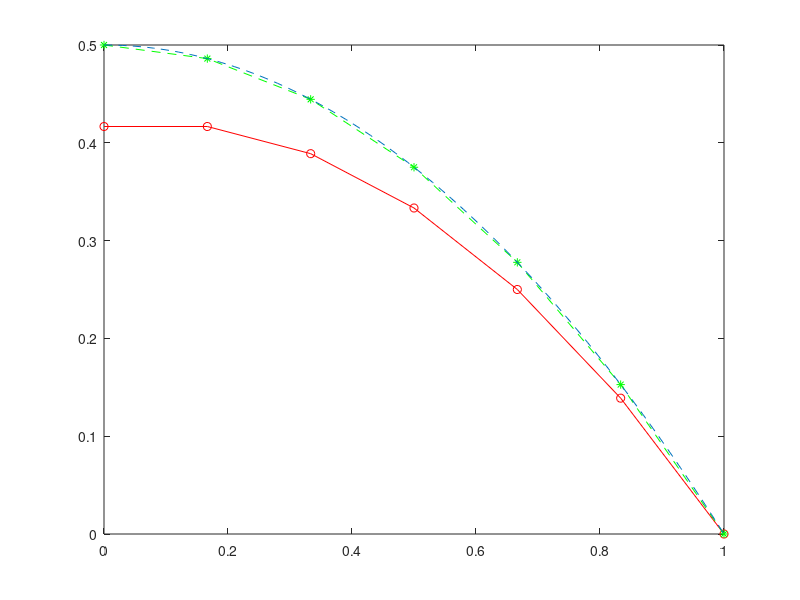

This figure's MATLAB source:
% Creating the 1 - D grid
a = 0;b = 1;n = 7;
h = (b - a)/(n - 1); % Grid - size
x = 0:h:1; % Location of grid points
u = zeros(n,1);u1 = zeros(n,1);
u(n) = 0; u1(n) = 0; 
K = toeplitz([2 -1 zeros(1,n - 3)]);
K1 = toeplitz([2 -1 zeros(1,n - 3)]);
T = K;T(1,1) = 1;
T1 = K1;
T1(1,:) = [-3 4 -1 zeros(1,n - 4)];
f = [0;ones(n-2,1)];
f1 = [0;ones(n-2,1)];
u (1:n-1)= T\(h^2*f);
u1 (1:n-1)= T1\(h^2*f1);
% u1(1) = (-u1(3) + 4*u1(2))/3; 
plot(x,u,'-or',x,u1,'--*g')
hold on
% Comparison with the exact solution
X = 0:0.01:1;
Y =  0.5*(-X.^2 + 1);
plot(X,Y,'--')


